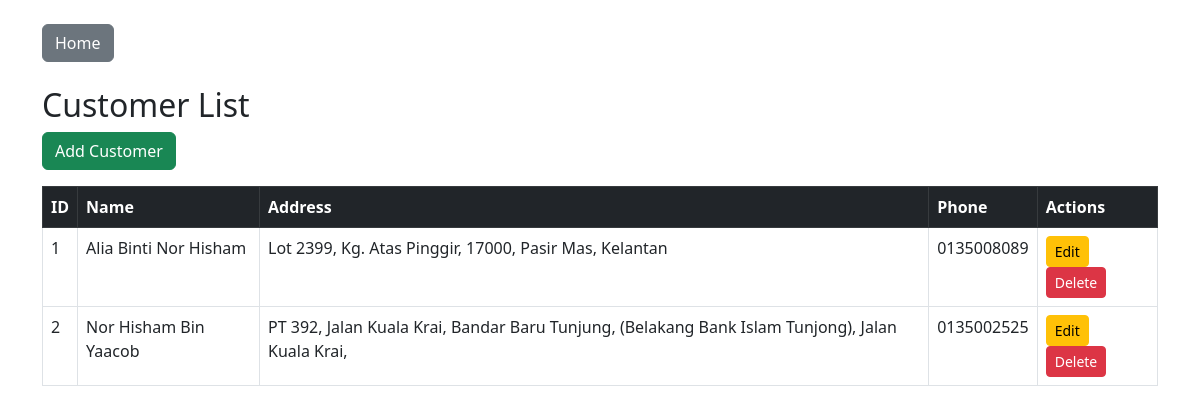
/customer/index.php, run on the app's committed database.
### tables this page shows
CREATE TABLE `customer` (
  `customer_id` int NOT NULL,
  `name` varchar(100) DEFAULT NULL,
  `address` text,
  `phone_no` varchar(20) DEFAULT NULL
);

### customer/index.php (the view)
<?php include '../db.php'; include '../shared/header.php'; ?>
<h2>Customer List</h2>
<a href="create.php" class="btn btn-success mb-3">Add Customer</a>
<table class="table table-bordered">
    <thead class="table-dark">
        <tr>
            <th>ID</th><th>Name</th><th>Address</th><th>Phone</th><th>Actions</th>
        </tr>
    </thead>
    <tbody>
        <?php
        $result = $conn->query("SELECT * FROM customer");
        while ($row = $result->fetch_assoc()) {
            echo "<tr>
                <td>{$row['customer_id']}</td>
                <td>{$row['name']}</td>
                <td>{$row['address']}</td>
                <td>{$row['phone_no']}</td>
                <td>
                    <a href='edit.php?id={$row['customer_id']}' class='btn btn-sm btn-warning'>Edit</a>
                    <a href='delete.php?id={$row['customer_id']}' class='btn btn-sm btn-danger' onclick='return confirm(\"Are you sure?\")'>Delete</a>
                </td>
            </tr>";
        }
        ?>
    </tbody>
</table>
<?php include '../shared/footer.php'; ?>

### data on the page
customer: customer_id "1", name "Alia Binti Nor Hisham", address "Lot 2399, Kg. Atas Pinggir, 17000, Pasir Mas, Kelantan", phone_no "0135008089"
customer: customer_id "2", name "Nor Hisham Bin Yaacob", address "PT 392, Jalan Kuala Krai, Bandar Baru Tunjung, (Belakang Bank Islam Tunjong), Jalan Kuala Krai,", phone_no "0135002525"
